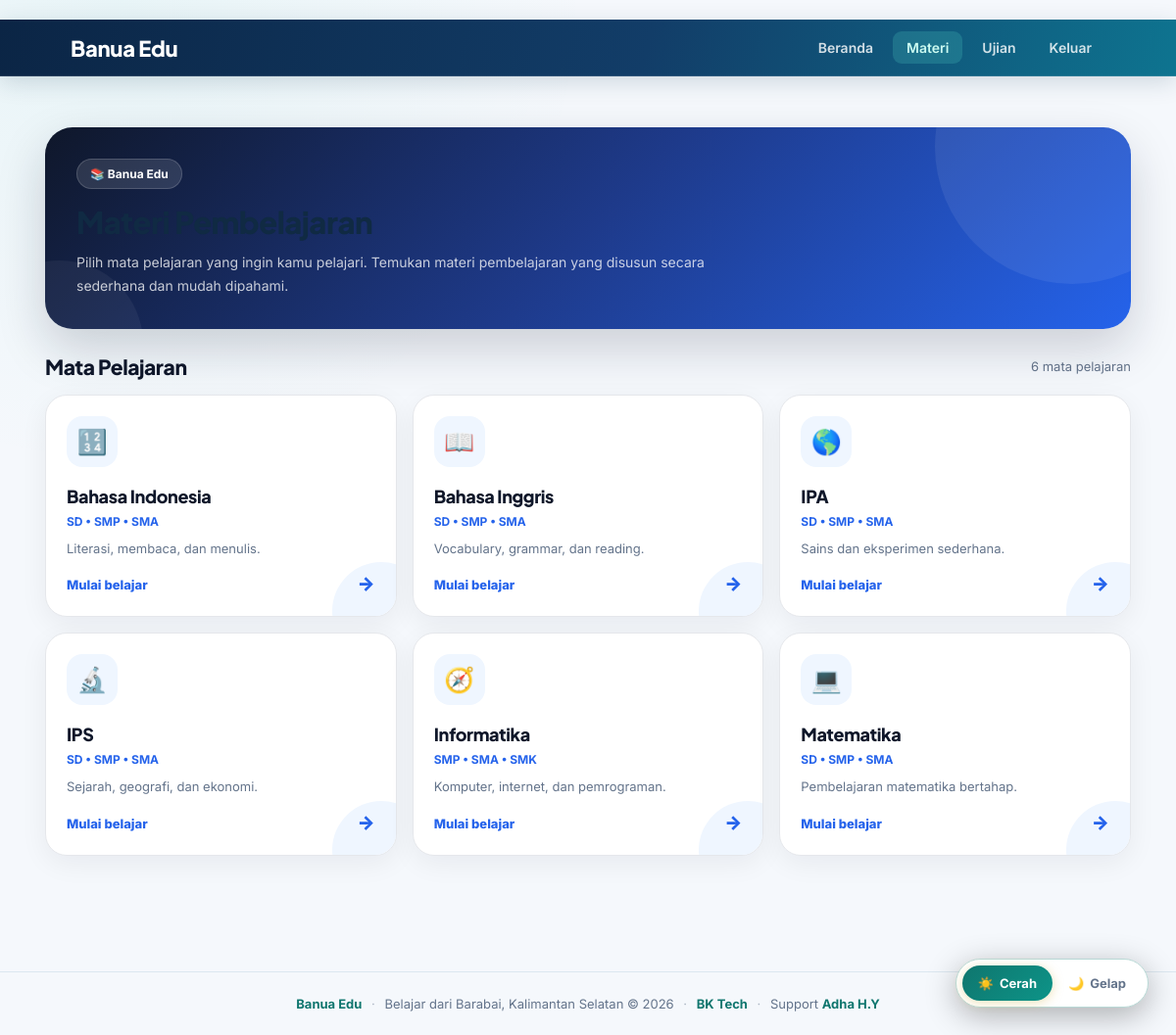
The page /materi/ (signed in) on the database its author committed.
### app/models.py (models this page shows)
class Subject(db.Model):
    id = db.Column(db.Integer, primary_key=True)
    nama = db.Column(db.String(120), nullable=False)
    jenjang = db.Column(db.String(50), default="SD • SMP • SMA")
    deskripsi = db.Column(db.Text, default="")
    aktif = db.Column(db.Boolean, default=True)
    materials = db.relationship("Material", backref="subject", lazy=True, cascade="all, delete-orphan")
    quizzes = db.relationship("Quiz", backref="subject", lazy=True, cascade="all, delete-orphan")

### app/materi/routes.py (the view)
@materi_bp.get("/")
@login_required
def index():
    subjects = (
        Subject.query
        .filter_by(aktif=True)
        .order_by(Subject.nama.asc())
        .all()
    )
    return render_template(
        "materi/index.html",
        subjects=subjects
    )

### app/models.py (called while the page is built)
@login_manager.user_loader
def load_user(user_id):
    return db.session.get(User, int(user_id))

### app/templates/materi/index.html (shortened to what this page needs)
﻿{% extends "base.html" %}
{% block content %}
<div class="materi-page">
    <section class="materi-hero">
        <div class="hero-content">
            <div class="hero-label">
                📚 Banua Edu
            </div>
            <h1 class="hero-title">
                Materi Pembelajaran
            </h1>
            <p class="hero-description">
                Pilih mata pelajaran yang ingin kamu pelajari.
                Temukan materi pembelajaran yang disusun secara
                sederhana dan mudah dipahami.
            </p>
        </div>
    </section>
    <div class="section-header">
        <h2 class="section-title">
            Mata Pelajaran
        </h2>
        <span class="section-count">
            {{ subjects|length }} mata pelajaran
        </span>
    </div>
    {% if subjects %}
        <div class="subject-grid">
            {% for subject in subjects %}
                <a
                    href="{{ url_for(
                        'materi.subject_detail',
                        subject_id=subject.id
                    ) }}"
                    class="subject-card"
                >
                    <div class="subject-icon">
                        {% if loop.index == 1 %}
                            🔢
                        {% elif loop.index == 2 %}
                            📖
                        {% elif loop.index == 3 %}
                            🌎
                        {% elif loop.index == 4 %}
                            🔬
                        {% elif loop.index == 5 %}
                            🧭
                        {% elif loop.index == 6 %}
                            💻
                        {% else %}
                            📚
                        {% endif %}
                    </div>
                    <h3 class="subject-name">
                        {{ subject.nama }}
                    </h3>
                    {% if subject.jenjang %}
                        <div class="subject-level">
                            {{ subject.jenjang }}
                        </div>
                    {% endif %}
                    {% if subject.deskripsi %}
                        <div class="subject-description">
                            {{ subject.deskripsi }}
                        </div>
                    {% else %}
                        <div class="subject-description">
                            Pelajari berbagai materi
                            pembelajaran di mata pelajaran ini.
                        </div>
                    {% endif %}
                    <div class="subject-action">
                        <span class="learn-text">
                            Mulai belajar
                        </span>
                        <span class="arrow">
                            →
                        </span>
                    </div>
                </a>
            {% endfor %}
        </div>
    {% endif %}
</div>
{% endblock %}

### app/templates/base.html (style rules this page uses)
* { box-sizing: border-box; }
html[data-theme="light"] { --bg: #f5f8fc; --bg-card: #ffffff; --bg-nav: linear-gradient(105deg, #0b2545 0%, #123d68 55%, #0e7490 100%); --text: #334155; --text-h: #102a43; --text-muted: #64748b; --accent: #0f766e; --accent-dark: #0d9488; --accent-hover: #14b8a6; --accent-text: #ffffff; --border: #dce7f0; --input-bg: #fff; --input-border: #cbd9e6; --flash-bg: #ecfeff; --flash-text: #155e75; --toggle-bg: #fff; --toggle-border: #b9d9d6; --nav-link: rgba(255,255,255,0.9); }
body { margin: 0; font-family: 'Inter', system-ui, -apple-system, BlinkMacSystemFont, sans-serif; background: radial-gradient(circle at 10% 0%, rgba(20, 184, 166, .06), transparent 32%), var(--bg); color: var(--text); -webkit-font-smoothing: antialiased; min-height: 100vh; transition: background 0.3s ease, color 0.3s ease; }
h1, h2, h3 { margin-top: 0; color: var(--text-h); font-family: 'Plus Jakarta Sans', sans-serif; letter-spacing: -.02em; }
a { color: #0f766e; }

### app/templates/materi/index.html (style rules this page uses)
.materi-page { max-width: 1180px; margin: 0 auto; padding: 20px 16px 50px; }
.materi-hero { position: relative; overflow: hidden; padding: 32px; border-radius: 28px; background: linear-gradient( 135deg, #0f172a, #1e3a8a, #2563eb ); color: white; box-shadow: 0 20px 50px rgba(15, 23, 42, .18); animation: banua-fade-up .55s ease both; }
.materi-hero::before { content: ""; position: absolute; width: 280px; height: 280px; border-radius: 50%; background: rgba(255,255,255,.07); right: -80px; top: -120px; }
.materi-hero::after { content: ""; position: absolute; width: 170px; height: 170px; border-radius: 50%; background: rgba(255,255,255,.05); left: -70px; bottom: -100px; }
.hero-content { position: relative; z-index: 2; transition: transform .25s ease; }
.hero-label { display: inline-flex; align-items: center; gap: 8px; padding: 7px 13px; border-radius: 999px; background: rgba(255,255,255,.12); border: 1px solid rgba(255,255,255,.16); font-size: 12px; font-weight: 700; }
.hero-title { margin: 14px 0 0; font-size: 31px; font-weight: 850; letter-spacing: -.5px; }
.hero-description { max-width: 680px; margin: 10px 0 0; color: rgba(255,255,255,.76); line-height: 1.7; font-size: 14px; }
.section-header { display: flex; justify-content: space-between; align-items: center; gap: 15px; margin: 25px 0 15px; }
.section-title { margin: 0; font-size: 21px; font-weight: 850; color: #0f172a; }
.section-count { font-size: 13px; color: #64748b; }
.subject-grid { display: grid; grid-template-columns: repeat(3, 1fr); gap: 16px; }
.subject-card { display: flex; flex-direction: column; min-height: 215px; padding: 21px; border-radius: 22px; background: white; border: 1px solid #e5e7eb; box-shadow: 0 8px 28px rgba(15,23,42,.06); text-decoration: none; transition: .22s ease; position: relative; overflow: hidden; animation: banua-fade-up .5s ease both; }
.subject-card:nth-child(2) { animation-delay: .06s; }
.subject-card:nth-child(3) { animation-delay: .12s; }
.subject-card:nth-child(4) { animation-delay: .18s; }
.subject-card:nth-child(5) { animation-delay: .24s; }
.subject-card:nth-child(6) { animation-delay: .30s; }
.subject-card::after { content: ""; position: absolute; width: 100px; height: 100px; border-radius: 50%; background: #eff6ff; right: -35px; bottom: -45px; transition: .22s ease; }
.subject-icon { width: 52px; height: 52px; display: flex; align-items: center; justify-content: center; border-radius: 16px; background: #eff6ff; font-size: 25px; margin-bottom: 18px; position: relative; z-index: 2; }
.subject-name { margin: 0; color: #0f172a; font-size: 18px; font-weight: 850; position: relative; z-index: 2; }
.subject-level { margin-top: 7px; color: #2563eb; font-size: 12px; font-weight: 700; position: relative; z-index: 2; }
.subject-description { margin-top: 10px; color: #64748b; font-size: 13px; line-height: 1.6; position: relative; z-index: 2; flex: 1; }
.subject-action { display: flex; justify-content: space-between; align-items: center; gap: 10px; margin-top: 15px; position: relative; z-index: 2; }
.learn-text { color: #2563eb; font-size: 13px; font-weight: 800; }
.arrow { color: #2563eb; font-size: 19px; font-weight: 900; }

### rows shown on the page
Subject: nama "Bahasa Indonesia", jenjang "SD • SMP • SMA", deskripsi "Literasi, membaca, dan menulis."
Subject: nama "Bahasa Inggris", jenjang "SD • SMP • SMA", deskripsi "Vocabulary, grammar, dan reading."
Subject: nama "IPA", jenjang "SD • SMP • SMA", deskripsi "Sains dan eksperimen sederhana."
Subject: nama "IPS", jenjang "SD • SMP • SMA", deskripsi "Sejarah, geografi, dan ekonomi."
Subject: nama "Informatika", jenjang "SMP • SMA • SMK", deskripsi "Komputer, internet, dan pemrograman."
Subject: nama "Matematika", jenjang "SD • SMP • SMA", deskripsi "Pembelajaran matematika bertahap."

### other values the page prints
{{ subjects|length }} "6"
